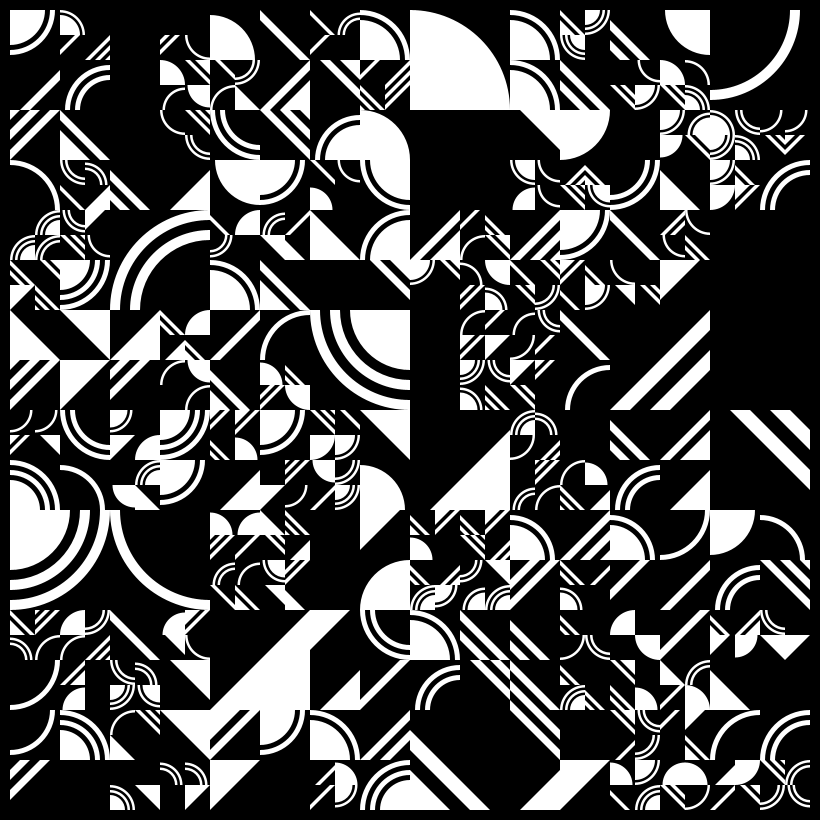
Frame 1 (no input)
Frame 60 (the mouse pressed at the canvas centre just before this capture): identical to frame 1, image omitted
Frame 120 (the mouse held since frame 60 and released just before this capture): identical to frame 1, image omitted

The Processing sketch that drew this single still picture (run headless with seeded random() and noise(); from frame 60 on, the mouse is pressed at the canvas centre):

// Processing sketch: Sketch_29
// ── Sketch_29.pde


ArrayList<GridPoint> points = new ArrayList<GridPoint>();
float tileWidth = 100, tileHeight = 100;

void setup()
{
    size(820,820);

    for (float x = 0; x < (width - 20); x += tileWidth) 
    {
        for (float y = 0; y < (height - 20); y += tileHeight) 
        {
            points.add(new GridPoint(x, y, tileWidth, tileHeight));
        }
    }
    
    randomlySubdivideGridPoints();
    randomlySubdivideGridPoints();
}

void randomlySubdivideGridPoints () 
{
    ArrayList<GridPoint> newPoints = new ArrayList<GridPoint>();
    
    for (GridPoint p : points)
    {
        if (random(1) > 0.5) 
        {
            p.Subdivide(newPoints);
        } 
        else 
        {
            newPoints.add(p);
        }
    }
    
    points = newPoints;
}

void draw()
{    
    background(0);
    translate(10, 10);

    for (GridPoint point : points)
    {
        point.Draw();
    }

    save("frame.png");
}

class GridPoint 
{
    float x, y, tileWidth, tileHeight;
    ArrayList<GridPoint> points = new ArrayList<GridPoint>();
    int randInt = (int) random(8);
    int randDepth = (int) random(1,6);
    int randFill = (int) random(2);

    GridPoint(float _x, float _y, float _tw, float _th)
    {
        x = _x;
        y = _y; 
        tileWidth = _tw; 
        tileHeight = _th;
    }

    void Draw()
    {
        noFill();
        noStroke();

        for (int i = 0; i < randDepth; ++i) 
        {
            if ((i + randFill) % 2 == 0) 
            {
                fill(255);          
            } 
            else 
            {
                fill(0);
            }

            switch (randInt)
            {
                case 0:
                    arc(x, y, tileWidth*2 - (i * (tileWidth/5)), tileHeight*2 - (i * (tileHeight/5)), 0, HALF_PI);
                break;

                case 1:
                    arc(x + tileWidth, y, tileWidth*2 - (i * (tileWidth/5)), tileHeight*2 - (i * (tileHeight/5)), HALF_PI, PI);
                break;

                case 2:
                    arc(x + tileWidth, y + tileHeight, tileWidth*2 - (i * (tileWidth/5)), tileHeight*2 - (i * (tileHeight/5)), PI, PI+HALF_PI);
                break;

                case 3:
                    arc(x, y + tileHeight, tileWidth*2 - (i * (tileWidth/5)), tileHeight*2 - (i * (tileHeight/5)), PI+HALF_PI, TWO_PI);
                break;

                case 4:
                    triangle(x + (i * (tileWidth/5)), y, x + tileWidth, y, x + tileWidth, y + tileHeight - (i * (tileHeight/5)));
                break;

                case 5:
                    triangle(x, y + tileHeight - (i * (tileHeight/5)), x, y, x + tileWidth - (i * (tileWidth/5)), y);
                break;

                case 6:
                    triangle(x, y + (i * (tileHeight/5)), x, y + tileHeight, x + tileWidth - (i * (tileWidth/5)), y + tileHeight);
                break;

                case 7:
                    triangle(x + (i * (tileWidth/5)), y + tileHeight, x + tileWidth, y + tileHeight, x + tileWidth, y + (i * (tileHeight/5)));
                break;
            }
        }
    }

    void Subdivide(ArrayList<GridPoint> pointsBefore)
    {
        points = pointsBefore;

        for (float w = 0; w <= 1; w++) 
        {
            for (float h = 0; h <=1; h++) 
            {
                points.add(new GridPoint(x + ((tileWidth/2) * w), y + ((tileHeight/2) * h), tileWidth/2, tileHeight/2));
            }
        }
    }
}
